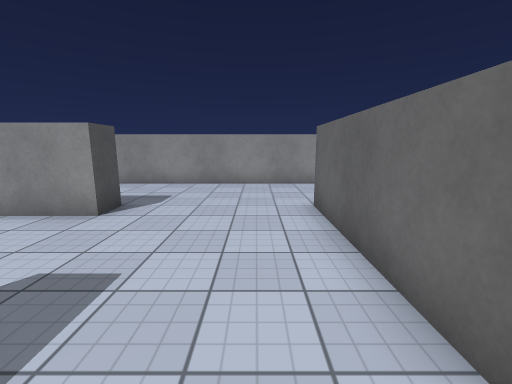
view 1 (above)

19 first-person views from a walk through a 3-D level made in the Unity game engine. The camera is 1.5 m above the floor, tilts 10° down and sees 90° across. The floor is counted in squares, 1 m on a side. Each view is taken from the middle of a square. On the plan, view 1 faces up. The plan holds only what a view shows up to about 13 squares ahead; the rest is blank. The player is left out. Surface patterns are stand-ins for the level's own textures.

view 2
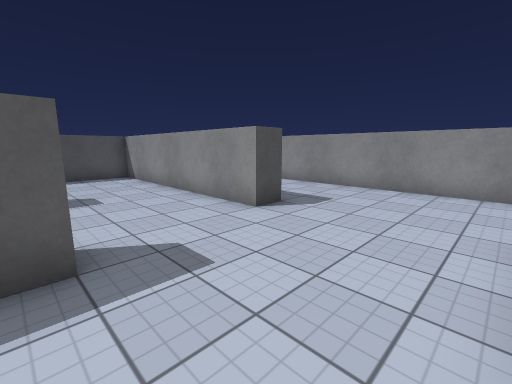

view 3
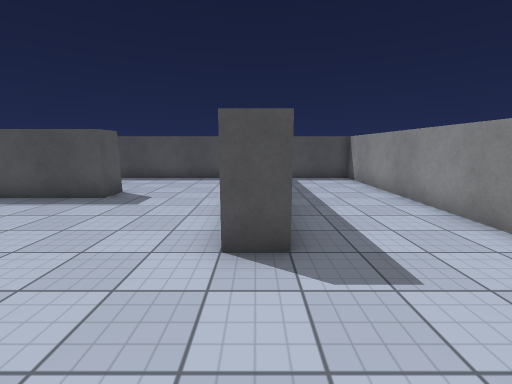

view 4
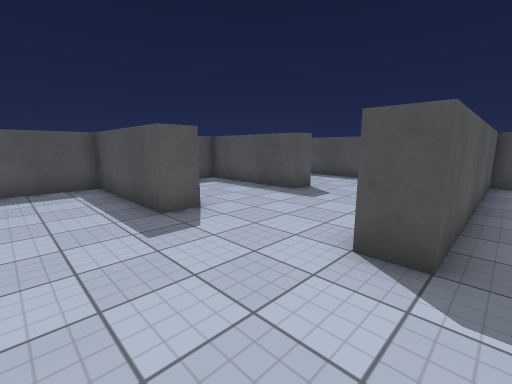

view 5
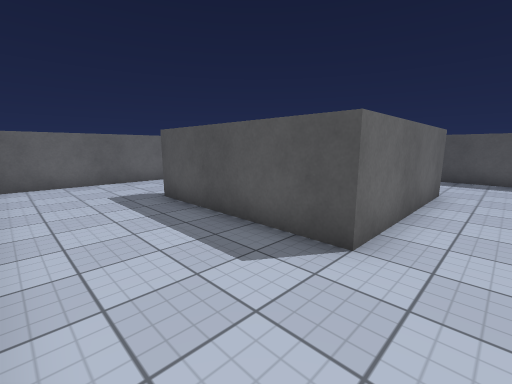

view 6
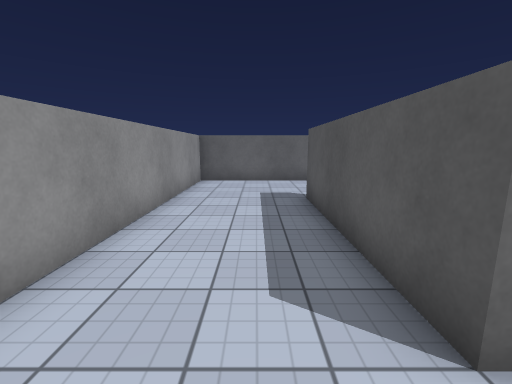

view 7
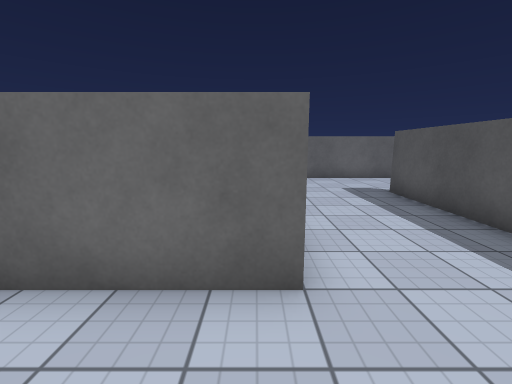

view 8
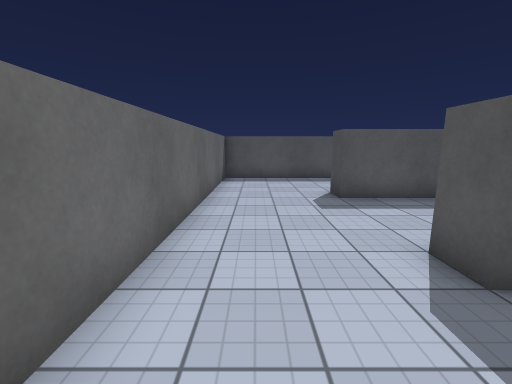

view 9
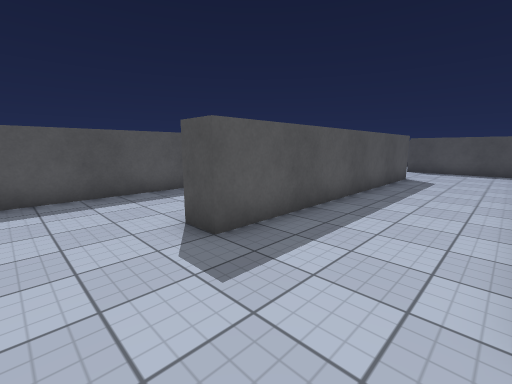

view 10
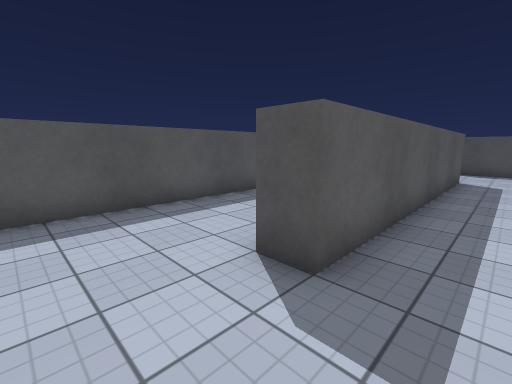

view 11
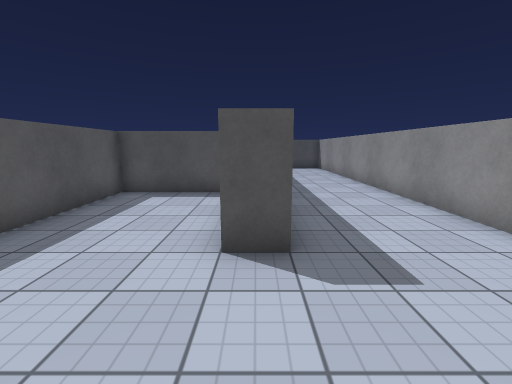

view 12
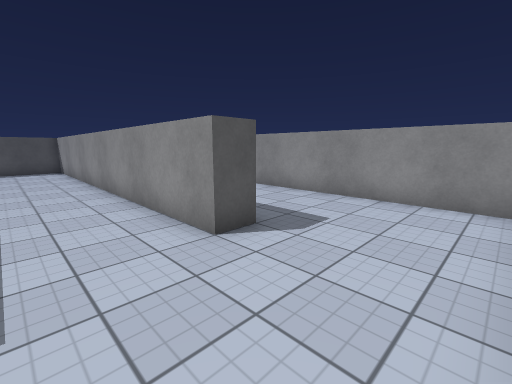

view 13
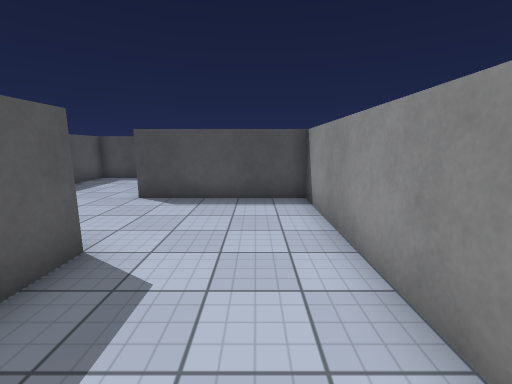

view 14
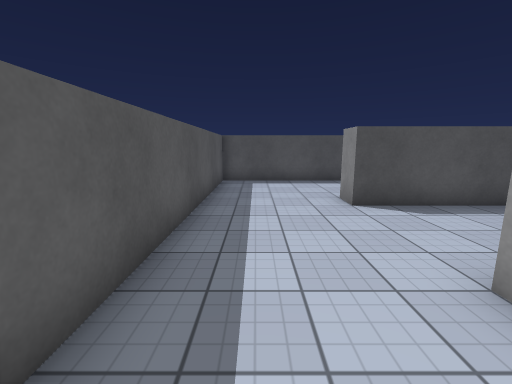

view 15
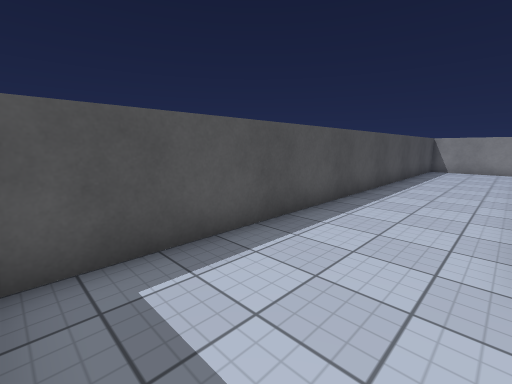

view 16
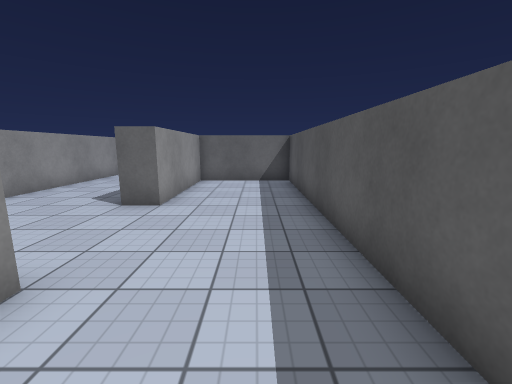

view 17
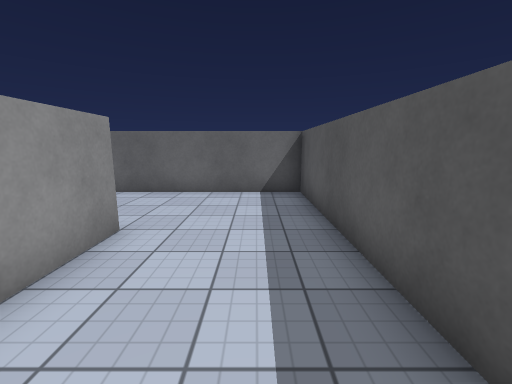

view 18
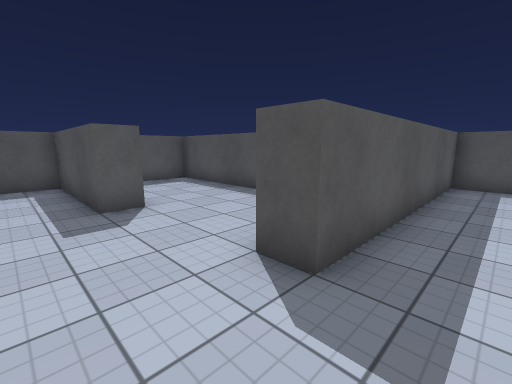

view 19
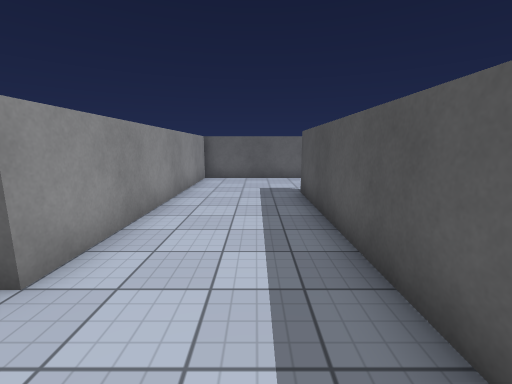

### Floor plan
Points are (right, up) in squares from view 1. A wall is a line through its corners. A room is listed if a view was taken in it or the views show most of it. See-through windows are left out.
Room 1 (views 1, 2, 3, 4, 5, 6, 7, 8, 9, 10, 11, 12, 13, 14, 15, 16, 17, 18, 19)
walls: (-3.6, 1.5) (-2.5, 1.5) (-2.5, -3.5) (7.5, -3.5) (7.5, -4.5) (-7.5, -4.5) (-7.5, -9.5) (-8.5, -9.5); (4.2, 1.5) (11.5, 1.5) (11.5, 10.5) (-12.5, 10.5) (-12.5, 6.5) (-3.5, 6.5) (-3.5, 5.5) (-12.5, 5.5) (-12.5, -13.5) (1.5, -13.5) (1.5, -9.5) (-3.5, -9.5) (-3.5, -8.5) (7.5, -8.5) (7.5, -9.5); (-8.6, 1.5) (-7.5, 1.5) (-7.5, -3.5) (-5.4, -3.5); (2.5, -10.1) (2.5, -13.5) (11.5, -13.5) (11.5, 0.5) (1.5, 0.5) (1.5, 6.5) (7.5, 6.5); (7.5, 5.5) (5.4, 5.5)

Where each view was taken, in squares from view 1:
view 1: 0 up, 0 right, facing up
view 2: 1 up, 1 right, facing up-left
view 3: 6 up, 0 right, facing left
view 4: 7 up, 0 right, facing down-left
view 5: 10 up, 0 right, facing down-right
view 6: 8 up, 0 right, facing right
view 7: 1 up, 1 left, facing right
view 8: 1 down, 10 right, facing down
view 9: 5 down, 10 right, facing down-left
view 10: 7 down, 10 right, facing down-left
view 11: 9 down, 11 right, facing left
view 12: 7 down, 11 right, facing up-left
view 13: 6 down, 0 right, facing left
view 14: 12 down, 1 left, facing left
view 15: 13 down, 9 left, facing up-left
view 16: 12 down, 10 left, facing right
view 17: 3 up, 3 right, facing right
view 18: 8 up, 1 left, facing down-left
view 19: 2 down, 1 left, facing right
